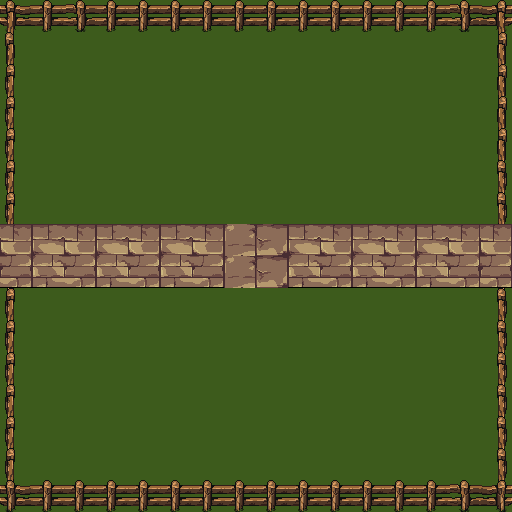

Rendered tile map (Tiled .tmx) drawn with the repository's tilesets; below, a short description and the full map source, tile grids included:
An orthogonal 16x16 tile map with 32x32 px tiles, 2 tile layers (Ground, Walls).

<map version="1.4" tiledversion="1.4.3" orientation="orthogonal" renderorder="right-down" width="16" height="16" tilewidth="32" tileheight="32" infinite="0" nextlayerid="3" nextobjectid="1">
 <tileset firstgid="1" source="Grassland.tsx" />
 <layer id="1" name="Ground" width="16" height="16">
  <data encoding="csv">
3138,3138,3138,3138,3138,3138,3139,3139,3139,3139,3138,3138,3138,3138,3138,3138,
3202,3202,3202,3202,3202,3202,3139,3139,3139,3139,3202,3202,3202,3202,3202,3202,
3202,3202,3202,3203,3202,3202,3139,3139,3139,3139,3202,3203,3203,3203,3203,3203,
3202,3202,3202,3202,3202,3203,3139,3139,3139,3139,3139,3139,3139,3139,3139,3139,
3203,3203,3203,3203,3203,3203,3139,3139,3139,3139,3203,3203,3203,3203,3203,3203,
3202,3202,3202,3202,3202,3202,3203,3203,3203,3203,3202,3202,3202,3202,3202,3202,
3203,3203,3203,3203,3203,3203,3202,3202,3202,3202,3139,3139,3139,3139,3139,3139,
3189,3188,3189,3188,3189,3188,3189,3316,3317,3188,3189,3188,3189,3188,3189,3189,
3253,3252,3253,3252,3253,3252,3253,3316,3317,3252,3253,3252,3253,3252,3253,3253,
3202,3202,3202,3202,3202,3202,3202,3202,3202,3203,3203,3203,3203,3203,3203,3139,
3203,3203,3203,3203,3203,3203,3203,3203,3203,3202,3202,3202,3202,3202,3202,3203,
3139,3139,3139,3139,3139,3139,3139,3202,3202,3203,3203,3203,3203,3203,3203,3203,
3138,3202,3202,3202,3202,3202,3202,3203,3203,3202,3202,3202,3202,3202,3202,3203,
3202,3202,3203,3203,3203,3203,3203,3139,3139,3203,3203,3203,3203,3203,3203,3203,
3138,3138,3202,3202,3202,3202,3202,3139,3139,3202,3203,3139,3139,3139,3139,3139,
3202,3202,3202,3203,3203,3203,3203,3139,3139,3203,3203,3203,3203,3203,3203,3203
</data>
 </layer>
 <layer id="2" name="Walls" width="16" height="16">
  <data encoding="csv">
3642,3580,3581,3580,3580,3580,3580,3580,3580,3580,3580,3580,3580,3580,3581,3647,
3706,3701,3702,0,0,0,3630,3631,3632,3633,3634,0,0,0,0,3711,
3770,3765,3766,0,0,0,3630,3631,3632,3633,3634,0,0,0,0,3711,
3770,3765,3766,0,0,0,3630,3631,3632,3633,3634,0,0,0,0,3711,
3770,0,0,0,0,0,3630,3631,3632,3633,3634,0,0,0,0,3711,
3770,0,0,0,0,3630,3631,3632,3633,3634,3698,0,0,0,0,3775,
3770,0,0,0,0,3630,3631,3632,3633,3634,3762,3693,3694,3695,3696,3775,
3566,3630,3631,3632,3633,3634,3634,3634,3633,3634,3826,3693,3694,3695,3696,3697,
3630,3694,3695,3696,3697,3698,3698,3698,3634,3634,3757,3757,3758,3759,3760,3761,
3770,3758,3759,3760,3761,3762,3762,3762,3698,3634,3821,3821,3822,3823,3824,3775,
3770,3822,3823,3824,3825,3826,3826,3826,3762,3634,3634,3823,3824,3825,0,3775,
3770,0,0,3822,3823,3824,3825,3826,3826,3698,3634,0,0,0,0,3775,
3770,0,0,0,3822,3823,3824,3825,3826,3762,3698,0,0,0,0,3775,
3770,0,0,0,3822,3823,3824,3825,3826,3826,3762,0,0,0,0,3775,
3770,0,0,0,0,3822,3823,3824,3825,3826,3826,0,0,0,0,3775,
3836,3580,3580,3580,3580,3580,3580,3580,3580,3580,3580,3580,3580,3580,3581,3837
</data>
 </layer>
</map>
